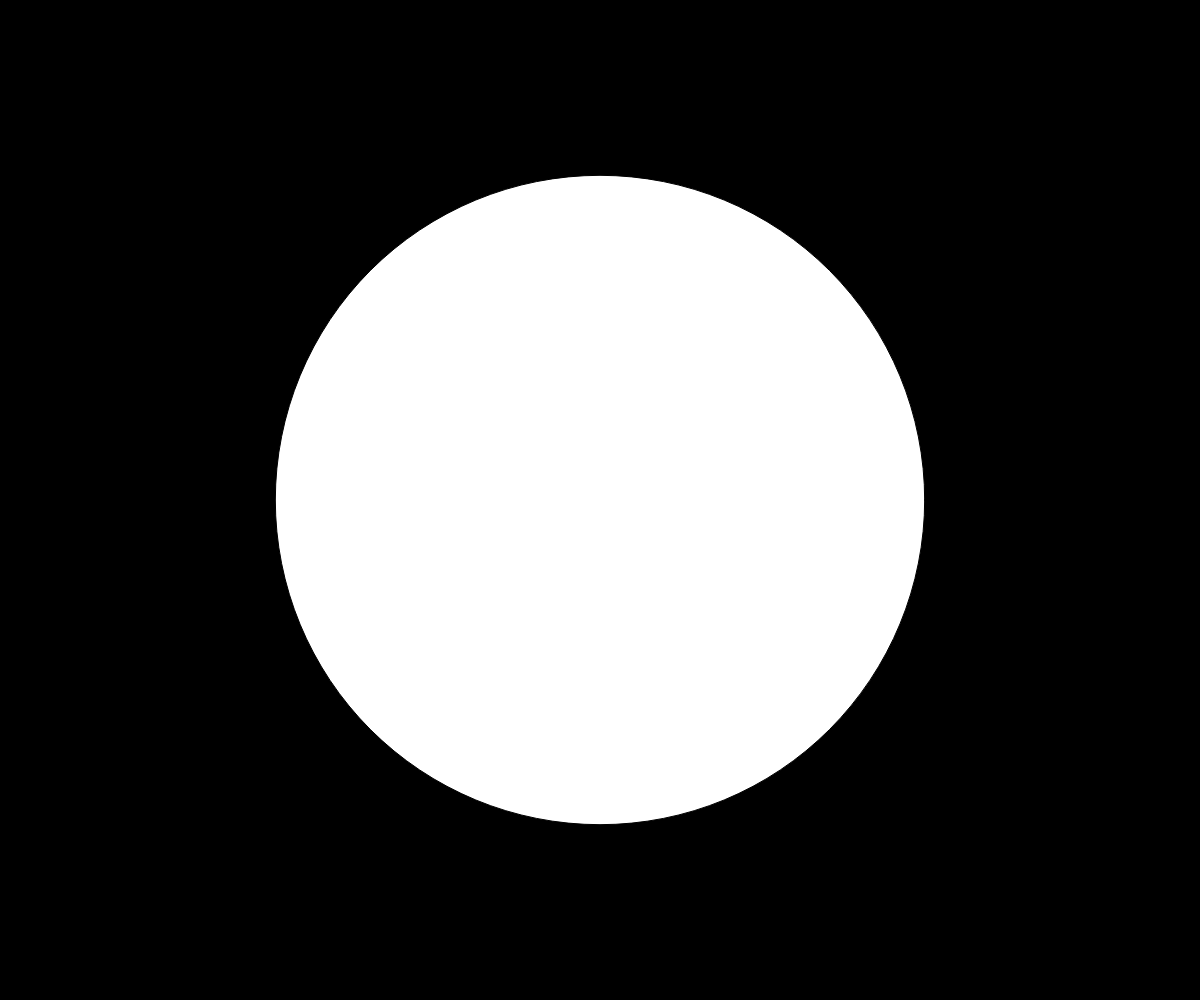
Frame 1 (no input)
Frame 60 (no input): identical to frame 1, image omitted
Frame 120 (the mouse pressed at the canvas centre since frame 60): blank canvas, image omitted

The p5.js sketch that drew this single still picture (run headless with seeded random() and noise() and a simulated clock; from frame 60 on, the mouse is pressed at the canvas centre):

// p5.js sketch
// ── sketch.js
function setup() {
  createCanvas(windowWidth, windowHeight);


}

function draw() {
  background(0);

  // plan durchmesser der ellipse  abhängig von distanz der maus

  let durchmesser;
  // distanz des zentrums der ellipse zur maus messen

  let distanz = dist(mouseX, mouseY, width/2, height/2);
  //console.log(distanz);

  durchmesser = map(distanz, 0, width/2, 5, 500);

  ellipse(width/2, height/2, durchmesser, durchmesser)



}
